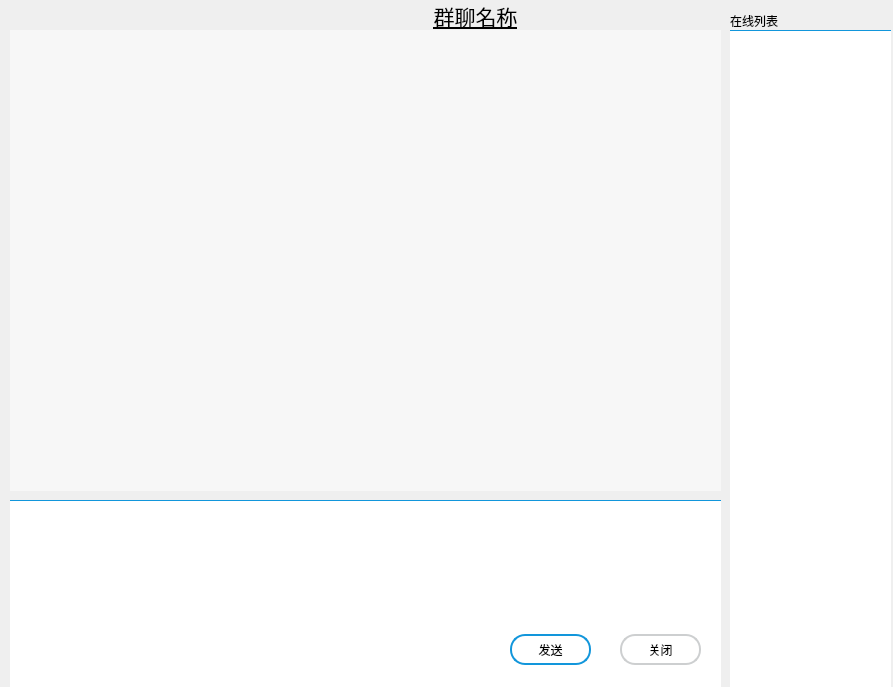
<?xml version="1.0" encoding="UTF-8"?>
<ui version="4.0">
 <class>talkpageMany</class>
 <widget class="QWidget" name="talkpageMany">
  <property name="geometry">
   <rect>
    <x>0</x>
    <y>0</y>
    <width>893</width>
    <height>687</height>
   </rect>
  </property>
  <property name="windowTitle">
   <string>Form</string>
  </property>
  <widget class="QListWidget" name="listWidget">
   <property name="geometry">
    <rect>
     <x>10</x>
     <y>30</y>
     <width>711</width>
     <height>461</height>
    </rect>
   </property>
   <property name="sizePolicy">
    <sizepolicy hsizetype="Expanding" vsizetype="Preferred">
     <horstretch>0</horstretch>
     <verstretch>0</verstretch>
    </sizepolicy>
   </property>
   <property name="minimumSize">
    <size>
     <width>690</width>
     <height>360</height>
    </size>
   </property>
   <property name="maximumSize">
    <size>
     <width>1000</width>
     <height>1000</height>
    </size>
   </property>
   <property name="styleSheet">
    <string notr="true">QListWidget{background-color: rgb(247, 247, 247); color:rgb(51,51,51); border: 1px solid  rgb(247, 247, 247);outline:0px;}
QListWidget::Item{background-color: rgb(247, 247, 247);}
QListWidget::Item:hover{background-color: rgb(247, 247, 247); }
QListWidget::item:selected{
	background-color: rgb(247, 247, 247);
	color:black; 
    border: 1px solid  rgb(247, 247, 247);
}
QListWidget::item:selected:!active{border: 1px solid  rgb(247, 247, 247); background-color: rgb(247, 247, 247); color:rgb(51,51,51); } </string>
   </property>
   <property name="verticalScrollBarPolicy">
    <enum>Qt::ScrollBarAlwaysOff</enum>
   </property>
   <property name="horizontalScrollBarPolicy">
    <enum>Qt::ScrollBarAlwaysOff</enum>
   </property>
  </widget>
  <widget class="QPushButton" name="pushButton_2">
   <property name="geometry">
    <rect>
     <x>50</x>
     <y>0</y>
     <width>851</width>
     <height>31</height>
    </rect>
   </property>
   <property name="font">
    <font>
     <family>Agency FB</family>
     <pointsize>16</pointsize>
     <weight>50</weight>
     <italic>false</italic>
     <bold>false</bold>
     <underline>true</underline>
    </font>
   </property>
   <property name="styleSheet">
    <string notr="true">border-style:none;
text-decoration: underline;
font: 58pt &quot;Agency FB&quot;;
font: 16pt &quot;Agency FB&quot;;
padding:1px;

background:transparent;</string>
   </property>
   <property name="text">
    <string>群聊名称</string>
   </property>
  </widget>
  <widget class="QWidget" name="widget" native="true">
   <property name="geometry">
    <rect>
     <x>10</x>
     <y>490</y>
     <width>741</width>
     <height>221</height>
    </rect>
   </property>
   <property name="minimumSize">
    <size>
     <width>0</width>
     <height>200</height>
    </size>
   </property>
   <property name="maximumSize">
    <size>
     <width>16777215</width>
     <height>10000000</height>
    </size>
   </property>
   <widget class="QPushButton" name="pushButton_1">
    <property name="geometry">
     <rect>
      <x>500</x>
      <y>144</y>
      <width>81</width>
      <height>31</height>
     </rect>
    </property>
    <property name="styleSheet">
     <string notr="true">border-radius:15px;
border: 2px solid ;
background:transparent;
border:2px solid ;
border-color:rgb(18,150,219);
</string>
    </property>
    <property name="text">
     <string>发送</string>
    </property>
   </widget>
   <widget class="QPushButton" name="pushButton_3">
    <property name="geometry">
     <rect>
      <x>610</x>
      <y>144</y>
      <width>81</width>
      <height>31</height>
     </rect>
    </property>
    <property name="styleSheet">
     <string notr="true">border-radius:15px;
border: 2px solid ;
background:transparent;
border:2px solid ;
border-color: rgb(205,207,208);
</string>
    </property>
    <property name="text">
     <string>关闭</string>
    </property>
   </widget>
   <widget class="QTextEdit" name="textEdit">
    <property name="geometry">
     <rect>
      <x>0</x>
      <y>10</y>
      <width>711</width>
      <height>191</height>
     </rect>
    </property>
    <property name="sizePolicy">
     <sizepolicy hsizetype="Expanding" vsizetype="Preferred">
      <horstretch>0</horstretch>
      <verstretch>0</verstretch>
     </sizepolicy>
    </property>
    <property name="styleSheet">
     <string notr="true">font: 25 12pt &quot;Microsoft YaHei&quot;;
border:1px solid ;
border-color:rgb(18,150,219);
border-left-width: 0px;
border-right-width: 0px;
border-bottom-width:0px;
</string>
    </property>
   </widget>
   <zorder>textEdit</zorder>
   <zorder>pushButton_3</zorder>
   <zorder>pushButton_1</zorder>
  </widget>
  <widget class="QListView" name="OnlineView">
   <property name="geometry">
    <rect>
     <x>730</x>
     <y>30</y>
     <width>161</width>
     <height>661</height>
    </rect>
   </property>
   <property name="styleSheet">
    <string notr="true">font: 25 12pt &quot;Microsoft YaHei&quot;;
border:1px solid ;
border-color:rgb(18,150,219);
border-left-width: 0px;
border-right-width: 0px;
border-bottom-width:0px;
</string>
   </property>
  </widget>
  <widget class="QLabel" name="label_2">
   <property name="geometry">
    <rect>
     <x>730</x>
     <y>10</y>
     <width>61</width>
     <height>21</height>
    </rect>
   </property>
   <property name="text">
    <string>在线列表</string>
   </property>
  </widget>
 </widget>
 <resources/>
 <connections/>
</ui>
